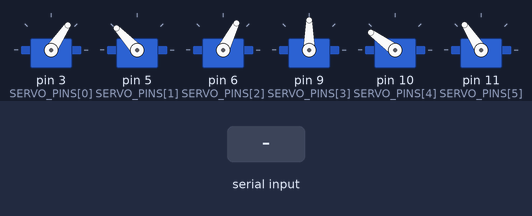
Recording of a sketch running on a simulated Arduino Uno, built with avr-gcc and run on an emulated ATmega328P. On the bench: 6 × servo. Inputs (shaded band) come from the test bench. What the sketch prints to the serial monitor is not drawn.

Above: at 3.2 s.
3.3 s: "HOME\n" received over Serial
At 4.9 s:
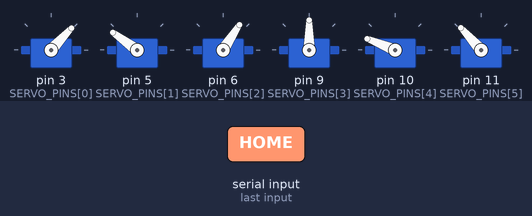
6.8 s: "B\n" received over Serial
At 8.1 s:
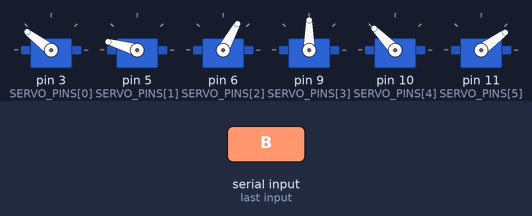
10.3 s: "HOME\n" received over Serial
At 13.93 s:
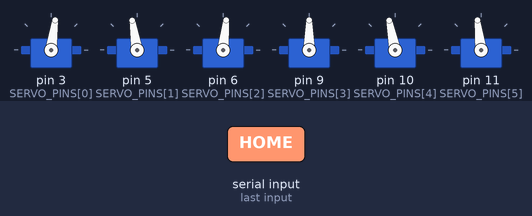
17.1 s: "A\n" received over Serial
Timing chart, 0 to 21.1 s (numbered marks = the images above; inputs shaded):
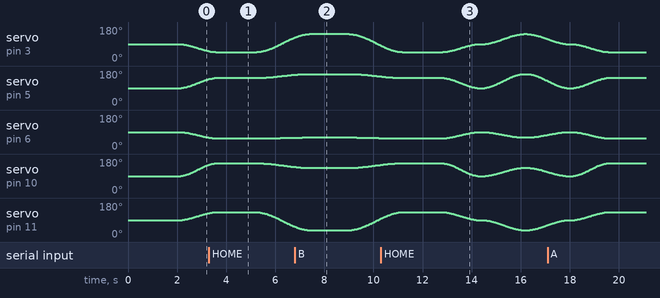

The sketch:

robot_arm_controller.ino
```cpp
/**
 * ======================================================================================
 * 6-DOF / 3-6 DOF ENDÜSTRİYEL ROBOT KOLU ARDUINO C/C++ KONTROL YAZILIMI
 * Üniversite Robotik ve Mekatronik Öğrenci Projeleri İçin Özel Geliştirilmiştir.
 * ======================================================================================
 * Senaryo:
 * 1. Robot ilk açıldığında tüm eklemleri 0° (orta kalibrasyon) olan HOME pozisyonuna gider.
 * 2. Öğrencinin tanımladığı A Noktasına (X_A, Y_A, Z_A) sarsıntısız geçişle hareket eder.
 * 3. Belirlenen bekleme süresinden sonra B Noktasına (X_B, Y_B, Z_B) geçer.
 * 4. Döngüsel olarak bu hareketi tekrarlar veya Seri Port üzerinden anlık komut alır.
 *
 * Donanım Uyumluluğu:
 * - Standart Arduino Uno / Nano / Mega / ESP32
 * - PWM Servo Motorlar (MG996R, SG90, RDS3115 vb.)
 * - Doğrudan PWM Pinleri veya PCA9685 I2C 16-Kanal Sürücü (#define USE_PCA9685)
 * ======================================================================================
 */

#include <Arduino.h>
#include <math.h>

// --------------------------------------------------------------------------------------
// 1. DONANIM VE SÜRÜCÜ AYARLARI
// --------------------------------------------------------------------------------------
// 0: Doğrudan Arduino PWM pinleri (Servo.h kütüphanesi kullanılır)
// 1: PCA9685 I2C 16-Kanal PWM Sürücü Kartı (A4=SDA, A5=SCL)
#define USE_PCA9685 0
#define ACTIVE_DOF  6 // Aktif Eksen Sayısı: 3, 4, 5 veya 6 seçilebilir (Varsayılan: 6)

#if USE_PCA9685
  #include <Wire.h>
  #include <Adafruit_PWMServoDriver.h>
  Adafruit_PWMServoDriver pwm = Adafruit_PWMServoDriver(0x40);
  #define SERVOMIN  150 // 0 derece için pulse uzunluğu (4096 üzerinden)
  #define SERVOMAX  600 // 180 derece için pulse uzunluğu
#else
  #include <Servo.h>
  // Doğrudan Arduino Dijital PWM Pin Tanımları:
  const int SERVO_PINS[6] = {3, 5, 6, 9, 10, 11}; // Eklem 1...6
  Servo servos[6];
#endif

// --------------------------------------------------------------------------------------
// 2. ROBOTUN MEKANİK BAĞLANTI UZUNLUKLARI (DH Parametreleri - mm Cinsinden)
// Öğrencinin 3D baskı veya alüminyum robot ölçülerine göre güncellenebilir:
// --------------------------------------------------------------------------------------
const float LINK_D1 = 150.0; // Taban yüksekliği (Eklem 1 ekseni) [mm]
const float LINK_A2 = 160.0; // Omuz - Dirsek kol uzunluğu        [mm]
const float LINK_D4 = 150.0; // Dirsek - Bilek ön kol uzunluğu   [mm]
const float LINK_D6 =  70.0; // Bilek merkezi - Uç Takım (TCP)   [mm]

// --------------------------------------------------------------------------------------
// 3. ÖĞRENCİ HEDEF NOKTALARI (Kartezyen Koordinatlar - mm Cinsinden)
// --------------------------------------------------------------------------------------
// A NOKTASI (Örnek: Malzeme Alma Noktası)
const float POINT_A_X =  180.0;
const float POINT_A_Y = -100.0;
const float POINT_A_Z =  140.0;

// B NOKTASI (Örnek: Malzeme Bırakma / Kaynak Bitiş Noktası)
const float POINT_B_X =  160.0;
const float POINT_B_Y =  120.0;
const float POINT_B_Z =  200.0;

// Hedef Takım Açısı (Roll, Pitch, Yaw - Derece cinsinden)
// Pitch = 90°: Alet ucu tam aşağıya bakar (Pick & Place / Dikey Kaynak)
const float TOOL_ROLL_DEG  =   0.0;
const float TOOL_PITCH_DEG =  90.0;
const float TOOL_YAW_DEG   =   0.0;

// --------------------------------------------------------------------------------------
// 4. HAREKET VE YUMUŞATMA (Anti-Jerk) PARAMETRELERİ
// --------------------------------------------------------------------------------------
// Her 1 derecelik servo hareketi arasındaki gecikme (milisaniye)
// Değeri artırırsanız robot daha yavaş ve sarsıntısız hareket eder.
const int STEP_DELAY_MS   = 15;  // 10 - 25 ms arası idealdir
const int DWELL_TIME_MS   = 1500; // Noktalarda bekleme süresi (1.5 sn)

// Servo Kalibrasyon ve Sıfır Noktası Dengeleme (Fiziksel 90° = Kinematik 0°)
// Kinematik açıları (-90° ile +90°) servo fiziksel açısına (0° - 180°) dönüştürür.
const float SERVO_CALIB_CENTER[6] = {90.0, 90.0, 90.0, 90.0, 90.0, 90.0};
const int   SERVO_DIR[6]          = { 1,   1,   1,   1,   1,   1}; // Yön tersleme: -1 veya 1
const float SERVO_MIN_DEG[6]      = { 0.0, 10.0, 15.0,  0.0,  0.0,  0.0};
const float SERVO_MAX_DEG[6]      = {180.0, 170.0, 165.0, 180.0, 180.0, 180.0};

// Mevcut ve Hedef Açı Durumları (Derece cinsinden)
float currentJointsDeg[6] = {0.0, 0.0, 0.0, 0.0, 0.0, 0.0}; // Kinematik (0° = HOME)
float targetJointsDeg[6]  = {0.0, 0.0, 0.0, 0.0, 0.0, 0.0};

// Otomatik döngü bayrağı (Seri porttan kapatılıp açılabilir)
bool autoLoopEnabled = true;

// --------------------------------------------------------------------------------------
// 5. FONKSİYON PROTOTİPLERİ
// --------------------------------------------------------------------------------------
bool solveInverseKinematics(float x, float y, float z, float rollDeg, float pitchDeg, float yawDeg, float qDegOut[6]);
void writeServoAngle(int jointIndex, float physicalAngle);
void moveToJointAnglesSmooth(const float targetAngles[6]);
void moveToCartesian(float x, float y, float z, const char* pointName);
void checkSerialCommands();

// --------------------------------------------------------------------------------------
// SETUP: Başlangıç Ayarları
// --------------------------------------------------------------------------------------
void setup() {
  Serial.begin(115200);
  while (!Serial && millis() < 2000); // Seri port başlatma toleransı

  Serial.println(F("\n========================================================"));
  Serial.println(F("   6-DOF ROBOT KOLU ARDUINO KONTROL SISTEMI BASLATILDI  "));
  Serial.println(F("========================================================"));

#if USE_PCA9685
  Serial.println(F("Surucu: PCA9685 I2C 16-Kanal PWM Aktif (0x40)"));
  pwm.begin();
  pwm.setPWMFreq(50); // Standart analog/dijital servo 50 Hz
#else
  Serial.println(F("Surucu: Standart Arduino PWM Pinleri (Servo.h)"));
  for (int i = 0; i < ACTIVE_DOF; i++) {
    servos[i].attach(SERVO_PINS[i]);
  }
#endif

  // Başlangıçta aktif servoları doğrudan HOME (0° kinematik = 90° fiziksel) yap
  Serial.println(F("\n[1/3] Robot HOME (Sifir Noktasi) Pozisyonuna Gonderiliyor..."));
  for (int i = 0; i < ACTIVE_DOF; i++) {
    currentJointsDeg[i] = 0.0;
    float phys = SERVO_CALIB_CENTER[i];
    writeServoAngle(i, phys);
  }
  delay(2000); // Mekanizmanın oturması için bekleme

  Serial.println(F("✓ Robot HOME pozisyonunda hazir!"));
  Serial.println(F("Komutlar: 'HOME', 'A', 'B', 'AUTO', 'GO X Y Z'\n"));
}

// --------------------------------------------------------------------------------------
// LOOP: Ana Çalışma Döngüsü
// --------------------------------------------------------------------------------------
void loop() {
  // 1. Seri porttan gelen öğrenci komutlarını kontrol et
  checkSerialCommands();

  if (autoLoopEnabled) {
    // 2. A Noktasına Git
    Serial.println(F(">>> A NOKTASINA HAREKET BASLATILIYOR..."));
    moveToCartesian(POINT_A_X, POINT_A_Y, POINT_A_Z, "A Noktasi");
    delay(DWELL_TIME_MS);

    // 3. B Noktasına Git
    Serial.println(F(">>> B NOKTASINA HAREKET BASLATILIYOR..."));
    moveToCartesian(POINT_B_X, POINT_B_Y, POINT_B_Z, "B Noktasi");
    delay(DWELL_TIME_MS);

    // 4. Yeniden A Noktasına Dön (veya HOME)
    Serial.println(F(">>> TEKRAR A NOKTASINA DONULUYOR..."));
    moveToCartesian(POINT_A_X, POINT_A_Y, POINT_A_Z, "A Noktasi (Donus)");
    delay(DWELL_TIME_MS);
  } else {
    delay(20);
  }
}

// --------------------------------------------------------------------------------------
// 6. TERS KİNEMATİK ÇÖZÜCÜ (Analitik Pieper Teoremi - Arduino C++)
// Verilen X, Y, Z ve Euler yönelim açılarından eklem açılarını (q1...q6) hesaplar.
// --------------------------------------------------------------------------------------
bool solveInverseKinematics(float x, float y, float z, float rollDeg, float pitchDeg, float yawDeg, float qDegOut[6]) {
  float rRad = rollDeg  * DEG_TO_RAD;
  float pRad = pitchDeg * DEG_TO_RAD;
  float yRad = yawDeg   * DEG_TO_RAD;

  // Z-Y-X Euler Rotasyon Matrisinin 3. sütunu (Takım Z ekseni yaklaşım vektörü)
  float zToolX = cos(yRad) * sin(pRad) * cos(rRad) + sin(yRad) * sin(rRad);
  float zToolY = sin(yRad) * sin(pRad) * cos(rRad) - cos(yRad) * sin(rRad);
  float zToolZ = cos(pRad) * cos(rRad);

  // Adım 1: Bilek Merkezi (Wrist Center - Pw)
  float xw, yw, zw;
#if ACTIVE_DOF == 3
  // 3-DOF: Takım ucu doğrudan önkolun bittiği noktadır
  xw = x;
  yw = y;
  zw = z;
#else
  // 4, 5, 6-DOF: Takım flanş mesafesi (LINK_D6) geri çekilerek bilek merkezi bulunur
  xw = x - LINK_D6 * zToolX;
  yw = y - LINK_D6 * zToolY;
  zw = z - LINK_D6 * zToolZ;
#endif

  // Adım 2: İlk 3 Eklem (q1, q2, q3) Geometrisi
  float r_planar = sqrt(xw * xw + yw * yw);
  float s_height = zw - LINK_D1;
  float D2 = r_planar * r_planar + s_height * s_height;
  float D  = sqrt(D2);

  // Erişim Zarfı Kontrolü
  float maxReach = LINK_A2 + LINK_D4;
  float minReach = fabs(LINK_A2 - LINK_D4);
  if (D > maxReach || D < minReach) {
    Serial.print(F("HATA: Hedef nokta calisma alani disinda! Mesafe D: "));
    Serial.print(D);
    Serial.print(F(" mm, Max: "));
    Serial.println(maxReach);
    return false;
  }

  // q1 Açısı (Taban Dönüşü)
  float q1 = atan2(yw, xw);

  // q3 Açısı (Dirsek - Kosinüs Teoremi)
  float cosGamma = (D2 - LINK_A2 * LINK_A2 - LINK_D4 * LINK_D4) / (2.0 * LINK_A2 * LINK_D4);
  cosGamma = constrain(cosGamma, -1.0, 1.0);
  float q3 = atan2(cosGamma, sqrt(1.0 - cosGamma * cosGamma)); // Elbow-Up dalı

  // q2 Açısı (Omuz)
  float Xp = LINK_A2 + LINK_D4 * sin(q3);
  float Yp = -LINK_D4 * cos(q3);
  float q2 = atan2(s_height, r_planar) - atan2(Yp, Xp);

  // Adım 3: Bilek Oryantasyonu (q4, q5, q6)
  float q4 = 0.0;
  float q5 = 0.0;
  float q6 = 0.0;

#if ACTIVE_DOF >= 4
  q5 = (pitchDeg * DEG_TO_RAD) - (q2 + q3);
#endif
#if ACTIVE_DOF >= 6
  q6 = (yawDeg * DEG_TO_RAD) - q1;
#endif

  // Dereceye dönüştür
  qDegOut[0] = q1 * RAD_TO_DEG;
  qDegOut[1] = q2 * RAD_TO_DEG;
  qDegOut[2] = q3 * RAD_TO_DEG;
  qDegOut[3] = q4 * RAD_TO_DEG;
  qDegOut[4] = q5 * RAD_TO_DEG;
  qDegOut[5] = q6 * RAD_TO_DEG;

  return true;
}

// --------------------------------------------------------------------------------------
// 7. SARSINTISIZ HAREKET MOTORU (Anti-Jerk Interpolator)
// Eklem açılarını kademe kademe yumuşatarak fiziksel servo motorlara iletir.
// --------------------------------------------------------------------------------------
void moveToJointAnglesSmooth(const float targetAngles[6]) {
  // En büyük açısal farkı bul (en çok hareket edecek eklem)
  float maxDiff = 0.0;
  for (int i = 0; i < ACTIVE_DOF; i++) {
    float diff = fabs(targetAngles[i] - currentJointsDeg[i]);
    if (diff > maxDiff) maxDiff = diff;
  }

  // Toplam interpolasyon adım sayısı (en az 10 adım)
  int steps = max(10, (int)(maxDiff * 1.5));

  for (int s = 1; s <= steps; s++) {
    // Kosinüs yumuşatma (S-Curve) katsayısı: 0.0 -> 1.0
    float t = (float)s / (float)steps;
    float factor = 0.5 * (1.0 - cos(t * PI));

    for (int i = 0; i < ACTIVE_DOF; i++) {
      float intermediateKinematic = currentJointsDeg[i] + factor * (targetAngles[i] - currentJointsDeg[i]);

      // Kinematik açıyı fiziksel servo açısına dönüştür
      float physicalServoAngle = SERVO_CALIB_CENTER[i] + (intermediateKinematic * SERVO_DIR[i]);
      physicalServoAngle = constrain(physicalServoAngle, SERVO_MIN_DEG[i], SERVO_MAX_DEG[i]);

      writeServoAngle(i, physicalServoAngle);
    }
    delay(STEP_DELAY_MS);
  }

  // Son konumu kaydet
  for (int i = 0; i < ACTIVE_DOF; i++) {
    currentJointsDeg[i] = targetAngles[i];
  }
}

// --------------------------------------------------------------------------------------
// 8. TEKİL SERVO YAZMA SÜRÜCÜSÜ (PWM veya PCA9685)
// --------------------------------------------------------------------------------------
void writeServoAngle(int jointIndex, float physicalAngle) {
  if (jointIndex < 0 || jointIndex >= 6) return;

#if USE_PCA9685
  // 0 - 180 dereceyi SERVOMIN - SERVOMAX pulse aralığına haritala
  int pulse = map((int)physicalAngle, 0, 180, SERVOMIN, SERVOMAX);
  pwm.setPWM(jointIndex, 0, pulse);
#else
  servos[jointIndex].write((int)physicalAngle);
#endif
}

// --------------------------------------------------------------------------------------
// 9. KARTEZYEN KOORDİNATA GİTME YARDIMCISI
// --------------------------------------------------------------------------------------
void moveToCartesian(float x, float y, float z, const char* pointName) {
  Serial.print(F("Hedef: "));
  Serial.print(pointName);
  Serial.print(F(" -> X: ")); Serial.print(x);
  Serial.print(F(" Y: "));    Serial.print(y);
  Serial.print(F(" Z: "));    Serial.println(z);

  float solvedAngles[6];
  if (solveInverseKinematics(x, y, z, TOOL_ROLL_DEG, TOOL_PITCH_DEG, TOOL_YAW_DEG, solvedAngles)) {
    Serial.print(F("  Hesaplanan Eklem Acilari (q1..q6): ["));
    for (int i = 0; i < 6; i++) {
      Serial.print(solvedAngles[i], 1);
      if (i < 5) Serial.print(F(", "));
    }
    Serial.println(F("] deg"));

    moveToJointAnglesSmooth(solvedAngles);
    Serial.println(F("  ✓ Konuma ulasildi."));
  } else {
    Serial.println(F("  ✗ Kinematik hesaplanamadi! Hedef atlandi."));
  }
}

// --------------------------------------------------------------------------------------
// 10. SERİ PORT KOMUT ARAYÜZÜ (Öğrencilerin Elle Test Edebilmesi İçin)
// --------------------------------------------------------------------------------------
void checkSerialCommands() {
  if (Serial.available() > 0) {
    String cmd = Serial.readStringUntil('\n');
    cmd.trim();
    cmd.toUpperCase();

    if (cmd == "HOME") {
      autoLoopEnabled = false;
      Serial.println(F("[KOMUT] HOME Pozisyonuna gidiliyor..."));
      float homeAngles[6] = {0, 0, 0, 0, 0, 0};
      moveToJointAnglesSmooth(homeAngles);
    }
    else if (cmd == "A") {
      autoLoopEnabled = false;
      Serial.println(F("[KOMUT] A Noktasina gidiliyor..."));
      moveToCartesian(POINT_A_X, POINT_A_Y, POINT_A_Z, "A Noktasi (Manuel)");
    }
    else if (cmd == "B") {
      autoLoopEnabled = false;
      Serial.println(F("[KOMUT] B Noktasina gidiliyor..."));
      moveToCartesian(POINT_B_X, POINT_B_Y, POINT_B_Z, "B Noktasi (Manuel)");
    }
    else if (cmd == "AUTO") {
      autoLoopEnabled = !autoLoopEnabled;
      Serial.print(F("[KOMUT] Otomatik Dongu: "));
      Serial.println(autoLoopEnabled ? F("ACIK (A -> B -> A)") : F("KAPALI"));
    }
    else if (cmd.startsWith("GO ")) {
      autoLoopEnabled = false;
      // GO X Y Z formatında koordinat ayrıştırma
      float gx, gy, gz;
      int count = sscanf(cmd.c_str(), "GO %f %f %f", &gx, &gy, &gz);
      if (count == 3) {
        moveToCartesian(gx, gy, gz, "Manuel Hedef");
      } else {
        Serial.println(F("Hatali format! Kullanim: GO <X> <Y> <Z> (Ornek: GO 180 0 150)"));
      }
    }
  }
}
```
